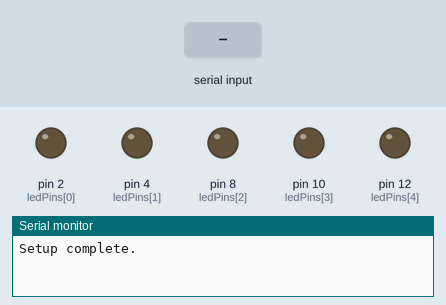
Bench run of a sketch on a simulated Arduino Uno, built with avr-gcc and run on an emulated ATmega328P. Shown: output pins drawn as LEDs (lit = HIGH), the last lines printed to the serial monitor. The inputs (shaded band) are chosen by the test bench.

Above: at 1.2 s.
1.3 s: "ONE\n" received over Serial
At 2.6 s:
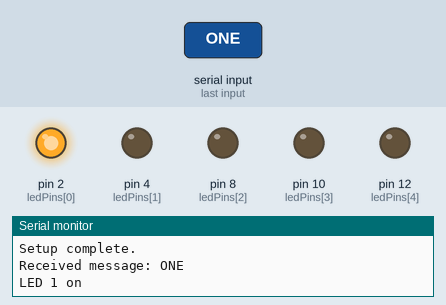
2.9 s: "TWO\n" received over Serial
At 4.0 s:
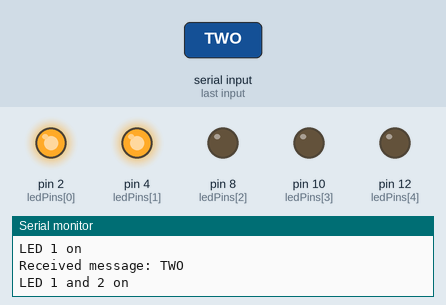
4.4 s: "THREE\n" received over Serial
At 5.1 s:
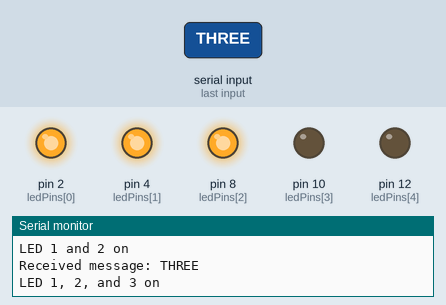
6.0 s: "FOUR\n" received over Serial
At 7.3 s:
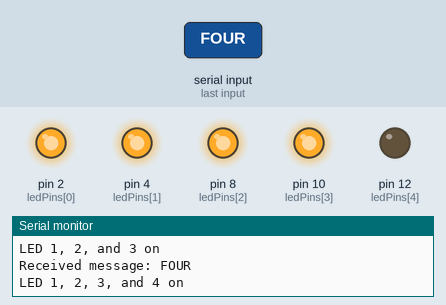
7.6 s: "FIVE\n" received over Serial
At 8.7 s:
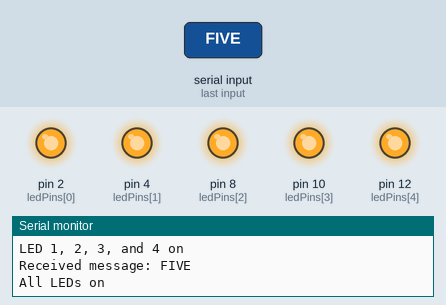
Timing chart, 0 to 10.2 s (numbered marks = the images above; inputs shaded):
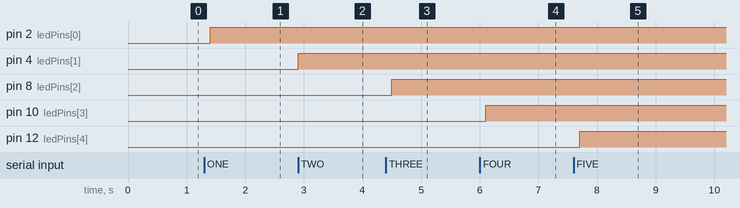

Measured:
- after the input at 1.3 s, pin 2 (ledPins[0]): LOW → HIGH after 0.10 s
- after the input at 2.9 s, pin 4 (ledPins[1]): LOW → HIGH at once
- after the input at 4.4 s, pin 8 (ledPins[2]): LOW → HIGH after 0.10 s
- after the input at 6.0 s, pin 10 (ledPins[3]): LOW → HIGH after 0.10 s
- after the input at 7.6 s, pin 12 (ledPins[4]): LOW → HIGH after 0.10 s

The sketch:

sketch_mar10c.ino
```cpp
#define LED_COUNT 5
const int ledPins[LED_COUNT] = {2, 4, 8, 10, 12};

unsigned long previousMillis = 0; // Store the last time LEDs were updated
const long interval = 100; // Interval for checking serial input (in milliseconds)

void setup() {
  Serial.begin(9600); // Initialize serial communication at 9600 bits per second
  for (int i = 0; i < LED_COUNT; i++) {
    pinMode(ledPins[i], OUTPUT);
  }
  Serial.println("Setup complete.");
}

void loop() {
  unsigned long currentMillis = millis();

  // Check for serial input every 'interval' milliseconds
  if (currentMillis - previousMillis >= interval) {
    previousMillis = currentMillis; // Save the last time we checked for input

    if (Serial.available() > 0) {
      String msg = Serial.readStringUntil('\n'); // Read until newline
      Serial.print("Received message: ");
      Serial.println(msg);

      if (msg.startsWith("ZERO") || msg.startsWith("0")) {
        setLEDs(0);
        Serial.println("All LEDs off");
      } else if (msg.startsWith("ONE")) {
        setLEDs(1);
        Serial.println("LED 1 on");
      } else if (msg.startsWith("TWO")) {
        setLEDs(2);
        Serial.println("LED 1 and 2 on");
      } else if (msg.startsWith("THREE")) {
        setLEDs(3);
        Serial.println("LED 1, 2, and 3 on");
      } else if (msg.startsWith("FOUR")) {
        setLEDs(4);
        Serial.println("LED 1, 2, 3, and 4 on");
      } else if (msg.startsWith("FIVE")) {
        setLEDs(5);
        Serial.println("All LEDs on");
      } else {
        Serial.println("Unknown message");
      }
    }
  }
}

void setLEDs(int count) {
  for (int i = 0; i < LED_COUNT; i++) {
    if (i < count) {
      digitalWrite(ledPins[i], HIGH);
    } else {
      digitalWrite(ledPins[i], LOW);
    }
  }
}
```
